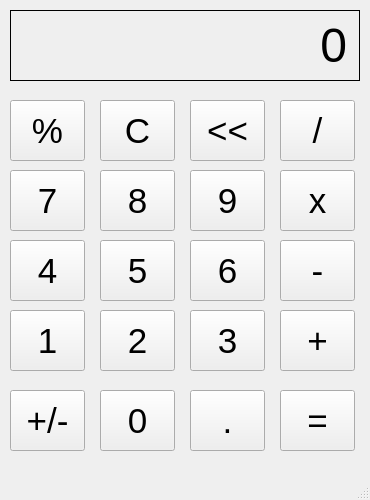
<?xml version="1.0" encoding="UTF-8"?>
<ui version="4.0">
 <class>MainWindow</class>
 <widget class="QMainWindow" name="MainWindow">
  <property name="geometry">
   <rect>
    <x>0</x>
    <y>0</y>
    <width>370</width>
    <height>500</height>
   </rect>
  </property>
  <property name="windowTitle">
   <string>Calculator</string>
  </property>
  <widget class="QWidget" name="centralwidget">
   <widget class="QLabel" name="outputLabel">
    <property name="geometry">
     <rect>
      <x>10</x>
      <y>10</y>
      <width>350</width>
      <height>71</height>
     </rect>
    </property>
    <property name="font">
     <font>
      <pointsize>36</pointsize>
     </font>
    </property>
    <property name="frameShape">
     <enum>QFrame::Box</enum>
    </property>
    <property name="text">
     <string>0</string>
    </property>
    <property name="alignment">
     <set>Qt::AlignRight|Qt::AlignTrailing|Qt::AlignVCenter</set>
    </property>
    <property name="margin">
     <number>10</number>
    </property>
   </widget>
   <widget class="QPushButton" name="percentButton">
    <property name="geometry">
     <rect>
      <x>10</x>
      <y>100</y>
      <width>75</width>
      <height>61</height>
     </rect>
    </property>
    <property name="font">
     <font>
      <pointsize>26</pointsize>
     </font>
    </property>
    <property name="text">
     <string>%</string>
    </property>
   </widget>
   <widget class="QPushButton" name="cButton">
    <property name="geometry">
     <rect>
      <x>100</x>
      <y>100</y>
      <width>75</width>
      <height>61</height>
     </rect>
    </property>
    <property name="font">
     <font>
      <pointsize>26</pointsize>
     </font>
    </property>
    <property name="text">
     <string>C</string>
    </property>
   </widget>
   <widget class="QPushButton" name="arrowButton">
    <property name="geometry">
     <rect>
      <x>190</x>
      <y>100</y>
      <width>75</width>
      <height>61</height>
     </rect>
    </property>
    <property name="font">
     <font>
      <pointsize>26</pointsize>
     </font>
    </property>
    <property name="text">
     <string>&lt;&lt;</string>
    </property>
   </widget>
   <widget class="QPushButton" name="divideButton">
    <property name="geometry">
     <rect>
      <x>280</x>
      <y>100</y>
      <width>75</width>
      <height>61</height>
     </rect>
    </property>
    <property name="font">
     <font>
      <pointsize>26</pointsize>
     </font>
    </property>
    <property name="text">
     <string>/</string>
    </property>
   </widget>
   <widget class="QPushButton" name="sevenButton">
    <property name="geometry">
     <rect>
      <x>10</x>
      <y>170</y>
      <width>75</width>
      <height>61</height>
     </rect>
    </property>
    <property name="font">
     <font>
      <pointsize>26</pointsize>
     </font>
    </property>
    <property name="text">
     <string>7</string>
    </property>
   </widget>
   <widget class="QPushButton" name="multiplyButton">
    <property name="geometry">
     <rect>
      <x>280</x>
      <y>170</y>
      <width>75</width>
      <height>61</height>
     </rect>
    </property>
    <property name="font">
     <font>
      <pointsize>26</pointsize>
     </font>
    </property>
    <property name="text">
     <string>x</string>
    </property>
   </widget>
   <widget class="QPushButton" name="eightButton">
    <property name="geometry">
     <rect>
      <x>100</x>
      <y>170</y>
      <width>75</width>
      <height>61</height>
     </rect>
    </property>
    <property name="font">
     <font>
      <pointsize>26</pointsize>
     </font>
    </property>
    <property name="text">
     <string>8</string>
    </property>
   </widget>
   <widget class="QPushButton" name="nineButton">
    <property name="geometry">
     <rect>
      <x>190</x>
      <y>170</y>
      <width>75</width>
      <height>61</height>
     </rect>
    </property>
    <property name="font">
     <font>
      <pointsize>26</pointsize>
     </font>
    </property>
    <property name="text">
     <string>9</string>
    </property>
   </widget>
   <widget class="QPushButton" name="fourButton">
    <property name="geometry">
     <rect>
      <x>10</x>
      <y>240</y>
      <width>75</width>
      <height>61</height>
     </rect>
    </property>
    <property name="font">
     <font>
      <pointsize>26</pointsize>
     </font>
    </property>
    <property name="text">
     <string>4</string>
    </property>
   </widget>
   <widget class="QPushButton" name="minusButton">
    <property name="geometry">
     <rect>
      <x>280</x>
      <y>240</y>
      <width>75</width>
      <height>61</height>
     </rect>
    </property>
    <property name="font">
     <font>
      <pointsize>26</pointsize>
     </font>
    </property>
    <property name="text">
     <string>-</string>
    </property>
   </widget>
   <widget class="QPushButton" name="fiveButton">
    <property name="geometry">
     <rect>
      <x>100</x>
      <y>240</y>
      <width>75</width>
      <height>61</height>
     </rect>
    </property>
    <property name="font">
     <font>
      <pointsize>26</pointsize>
     </font>
    </property>
    <property name="text">
     <string>5</string>
    </property>
   </widget>
   <widget class="QPushButton" name="sixButton">
    <property name="geometry">
     <rect>
      <x>190</x>
      <y>240</y>
      <width>75</width>
      <height>61</height>
     </rect>
    </property>
    <property name="font">
     <font>
      <pointsize>26</pointsize>
     </font>
    </property>
    <property name="text">
     <string>6</string>
    </property>
   </widget>
   <widget class="QPushButton" name="oneButton">
    <property name="geometry">
     <rect>
      <x>10</x>
      <y>310</y>
      <width>75</width>
      <height>61</height>
     </rect>
    </property>
    <property name="font">
     <font>
      <pointsize>26</pointsize>
     </font>
    </property>
    <property name="text">
     <string>1</string>
    </property>
   </widget>
   <widget class="QPushButton" name="plusButton">
    <property name="geometry">
     <rect>
      <x>280</x>
      <y>310</y>
      <width>75</width>
      <height>61</height>
     </rect>
    </property>
    <property name="font">
     <font>
      <pointsize>26</pointsize>
     </font>
    </property>
    <property name="text">
     <string>+</string>
    </property>
   </widget>
   <widget class="QPushButton" name="twoButton">
    <property name="geometry">
     <rect>
      <x>100</x>
      <y>310</y>
      <width>75</width>
      <height>61</height>
     </rect>
    </property>
    <property name="font">
     <font>
      <pointsize>26</pointsize>
     </font>
    </property>
    <property name="text">
     <string>2</string>
    </property>
   </widget>
   <widget class="QPushButton" name="threeButton">
    <property name="geometry">
     <rect>
      <x>190</x>
      <y>310</y>
      <width>75</width>
      <height>61</height>
     </rect>
    </property>
    <property name="font">
     <font>
      <pointsize>26</pointsize>
     </font>
    </property>
    <property name="text">
     <string>3</string>
    </property>
   </widget>
   <widget class="QPushButton" name="plusminusButton">
    <property name="geometry">
     <rect>
      <x>10</x>
      <y>390</y>
      <width>75</width>
      <height>61</height>
     </rect>
    </property>
    <property name="font">
     <font>
      <pointsize>26</pointsize>
     </font>
    </property>
    <property name="text">
     <string>+/-</string>
    </property>
   </widget>
   <widget class="QPushButton" name="equalButton">
    <property name="geometry">
     <rect>
      <x>280</x>
      <y>390</y>
      <width>75</width>
      <height>61</height>
     </rect>
    </property>
    <property name="font">
     <font>
      <pointsize>26</pointsize>
     </font>
    </property>
    <property name="text">
     <string>=</string>
    </property>
   </widget>
   <widget class="QPushButton" name="zeroButton">
    <property name="geometry">
     <rect>
      <x>100</x>
      <y>390</y>
      <width>75</width>
      <height>61</height>
     </rect>
    </property>
    <property name="font">
     <font>
      <pointsize>26</pointsize>
     </font>
    </property>
    <property name="text">
     <string>0</string>
    </property>
   </widget>
   <widget class="QPushButton" name="decimalButton">
    <property name="geometry">
     <rect>
      <x>190</x>
      <y>390</y>
      <width>75</width>
      <height>61</height>
     </rect>
    </property>
    <property name="font">
     <font>
      <pointsize>26</pointsize>
     </font>
    </property>
    <property name="text">
     <string>.</string>
    </property>
   </widget>
  </widget>
  <widget class="QMenuBar" name="menubar">
   <property name="geometry">
    <rect>
     <x>0</x>
     <y>0</y>
     <width>370</width>
     <height>21</height>
    </rect>
   </property>
  </widget>
  <widget class="QStatusBar" name="statusbar"/>
 </widget>
 <resources/>
 <connections/>
</ui>
